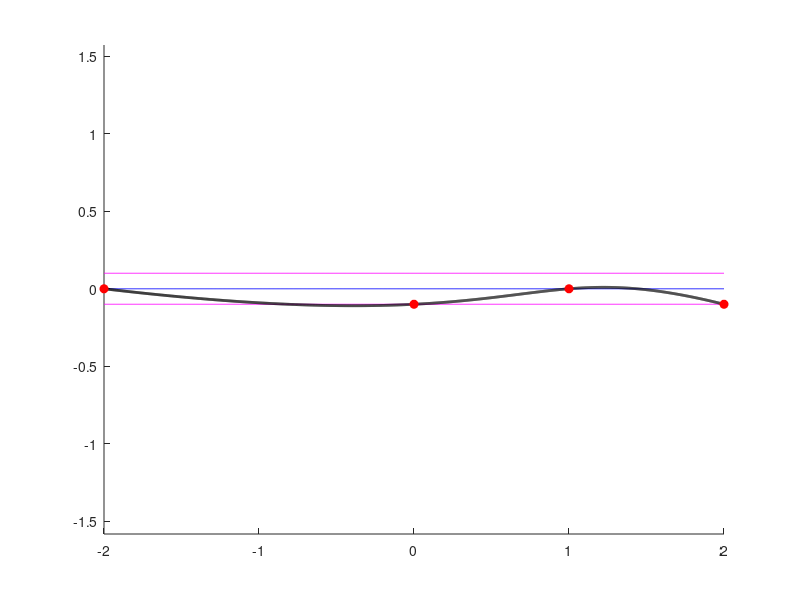

MATLAB code for this plot:
clc;clear
close all

track.Center.X=linspace(-2,2,2000);
track.Center.Y=linspace(0,0,2000);

track.WL=0.1;
track.WR=0.1;

track.Left.X=linspace(-2,2,2000);
track.Left.Y=linspace(1,1,2000)*track.WL;

track.Right.X=linspace(-2,2,2000);
track.Right.Y=linspace(-1,-1,2000)*track.WR;

policy=[0,-1,0,-1];

path.PX=[-2,0,1,2];
path.PY=policy*track.WL;

len=length(path.PX);
t=1:len;
pp=spline(t,[path.PX;path.PY]);


t2=linspace(1,len,2000);
r=ppval(pp,t2);

path.X=r(1,:);
path.Y=r(2,:);


%%

figure
hold on
plot(track.Center.X,track.Center.Y,'b');
plot(track.Left.X,track.Left.Y,'m');
plot(track.Right.X,track.Right.Y,'m');
plot(path.X,path.Y,'k','linewidth',2);

plot(path.PX,path.PY,'ro','MarkerFaceColor','r')
hold off

axis equal

